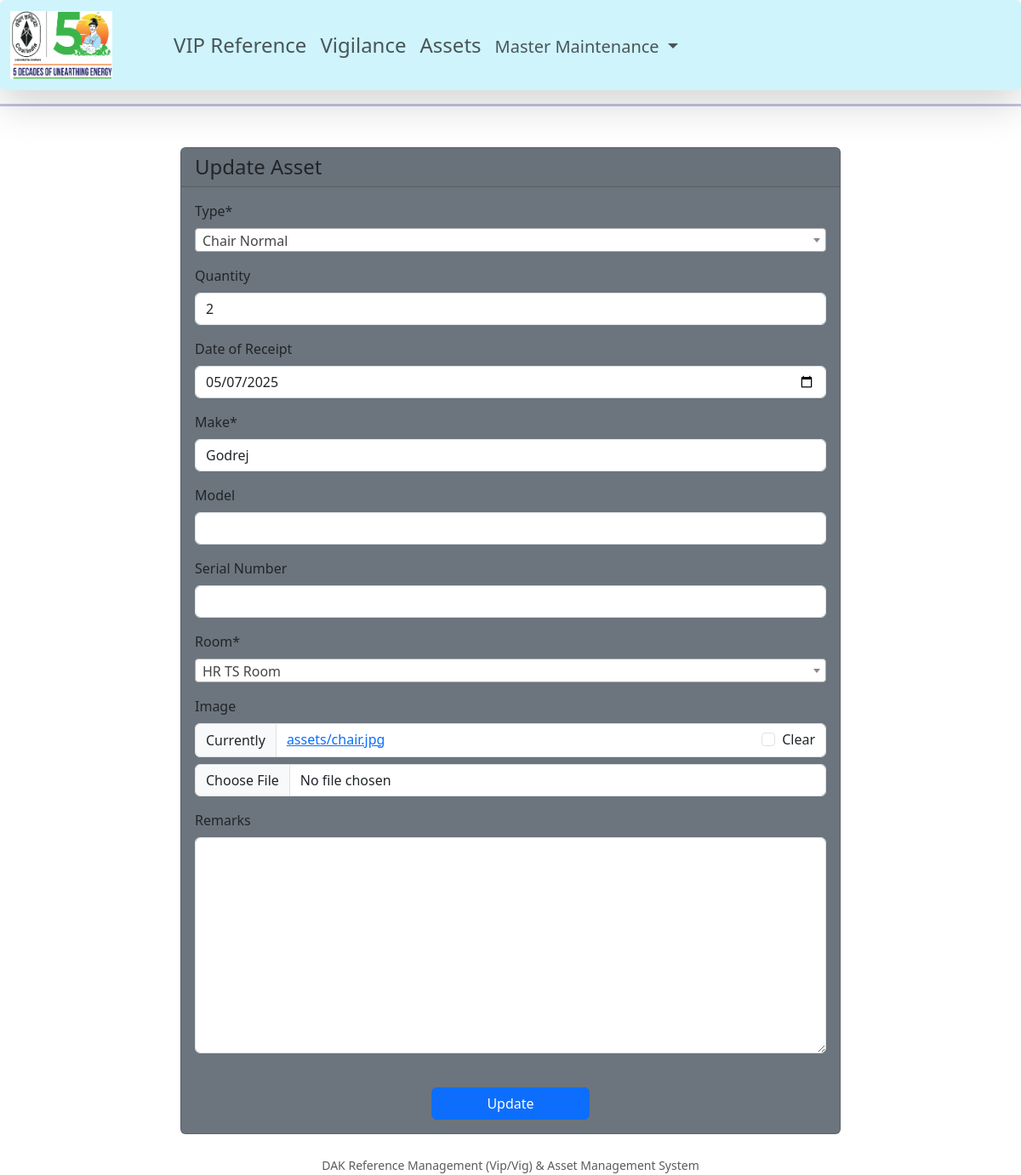
The app's page /fur/asset_update/1/, older data.
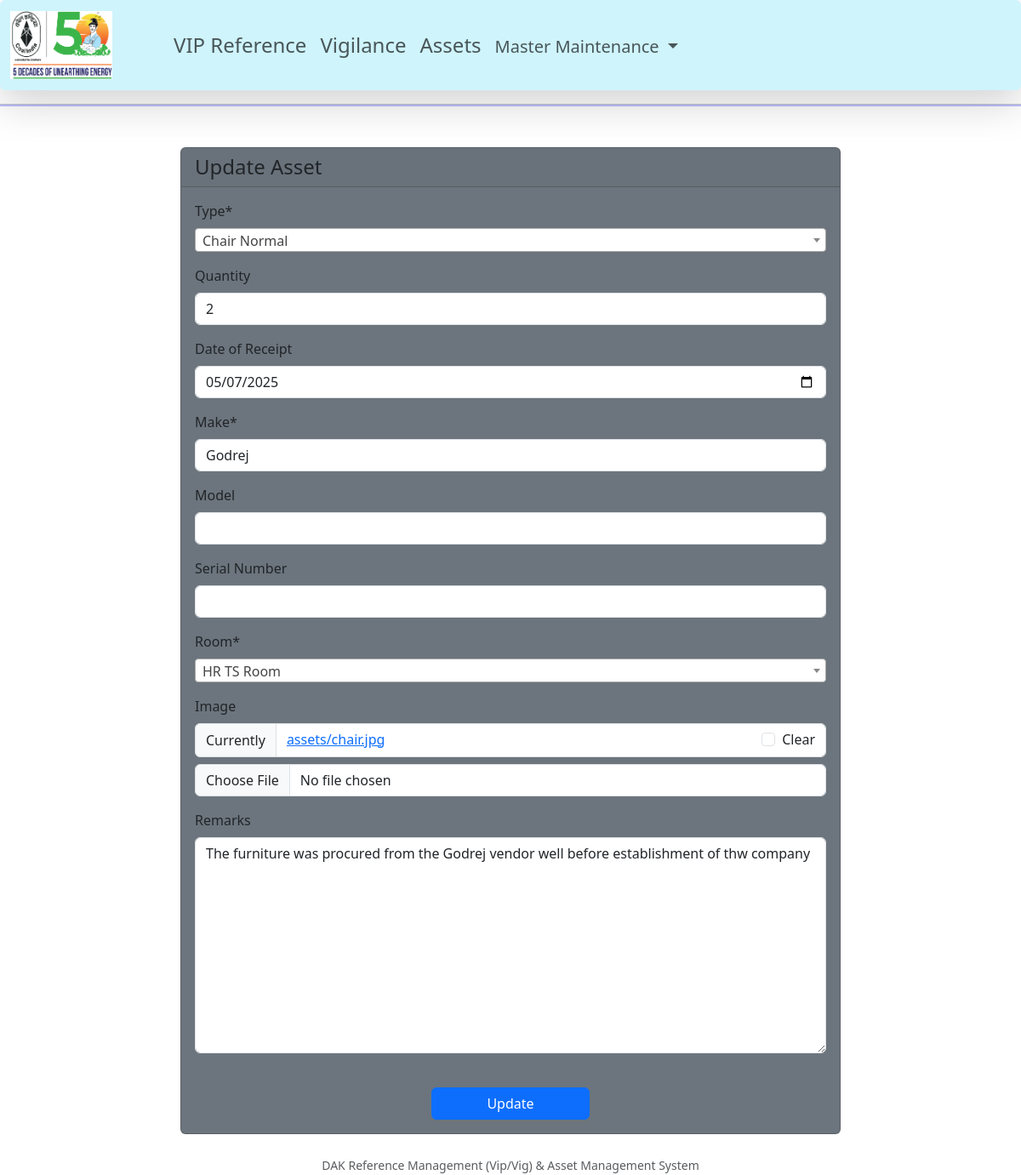
The same page, newer data.
### furniture/models.py (models this page shows, shortened)
class Furniture(models.Model):
    room_choices=[
        ('2310','HR Director Room'),
        ('2311','HR TS Room'),
        ('2313','HR Staff Room'),
        ('231V','HR Visting Room'),
        ('2308','HR Conference Room'),
        ('231R','HR Rest Room'),
    ]
    furniture_choices=[
        ('1','Chair Normal'),
        ('2','Table'),
        ('3','Almirah'),
        ('4','Bookself'),
        ('5','PC'),
        ('6','Printer'),
        ('7','Color Printer'),
        ('8','Chair Executive'),
    ]
    furniture_type= models.ForeignKey(AssetDesc, on_delete=models.CASCADE)
    furniture_qty= models.PositiveSmallIntegerField(null=True, blank=True)
    furniture_dt_receipt= models.DateField(null=True, blank=True)
    furniture_make= models.CharField(max_length=60)
    furniture_model= models.CharField(max_length=60,null=True, blank=True)
    furniture_serial= models.CharField(max_length=60,null=True, blank=True)
    furniture_room= models.CharField(choices= room_choices)
    furniture_image= models.ImageField(upload_to='assets',null=True, blank=True)
    furniture_remarks= models.TextField(null=True, blank=True)
    furniture_updated = models.DateTimeField(auto_now=True)
    furniture_created = models.DateTimeField(auto_now_add=True)
    class Meta:
        ordering = ['-furniture_dt_receipt']

### furniture/views.py (the view)
# urls.py: path('asset_update/<str:pk>/', views.fur_update , name='fur_update'),
def fur_update(request,pk):
    ref = get_object_or_404(Furniture,id=pk)
    form = AddAssetForm(request.POST or None, request.FILES or None, instance=ref)
    if request.method == 'POST' and form.is_valid():
        form.save()
        return redirect('fur:fur_home')
    context = {
        'form': form,
        }
    return render(request, 'furniture/asset_update.html', context)

### furniture/forms.py
class AddAssetForm(forms.ModelForm):
    class Meta:
        model= Furniture
        fields = '__all__'
        labels = {
            'furniture_type': 'Type',
            'furniture_qty': 'Quantity',
            'furniture_dt_receipt': 'Date of Receipt',
            'furniture_make': 'Make',
            'furniture_model': 'Model',
            'furniture_serial': 'Serial Number',
            'furniture_room': 'Room',
            'furniture_image': 'Image',
            'furniture_remarks': 'Remarks',
        }
        widgets = {
            'furniture_dt_receipt': forms.widgets.DateInput(attrs={'type': 'date'}),
        }

### furniture/models.py (called while the page is built)
    def __str__(self):
        return self.asset_name

### furniture/templates/furniture/asset_Update.html (shortened to what this page needs)
{% extends 'base.html' %}
{% load static %}
{% load crispy_forms_tags %}
{% block content %}
<form  method='post' enctype="multipart/form-data">
    <div class="container mt-5" >
     <div class="container mt-5" style="width:800px;" >
    <div class="card  bg-secondary  fw-800" >
    <h4 class="card-header"> Update Asset </h4>
    <div class="card-body">
    {{ form | crispy }}
    <div class="col text-center justify-content-center">
        <a href="{% url 'fur:fur_home' %}">
            <button type='submit' class="btn btn-primary mt-4 text-center w-25">Update</button>
        </a>
     </div>
     </div>
     </div>
    </div>
</form>
{% endblock content %}

Row changes from the older to the newer data that the page shows:
changed Furniture "Godrej": furniture_remarks (not shown) → "The furniture was procured from the Godrej vendor well before establishment of thw company"
